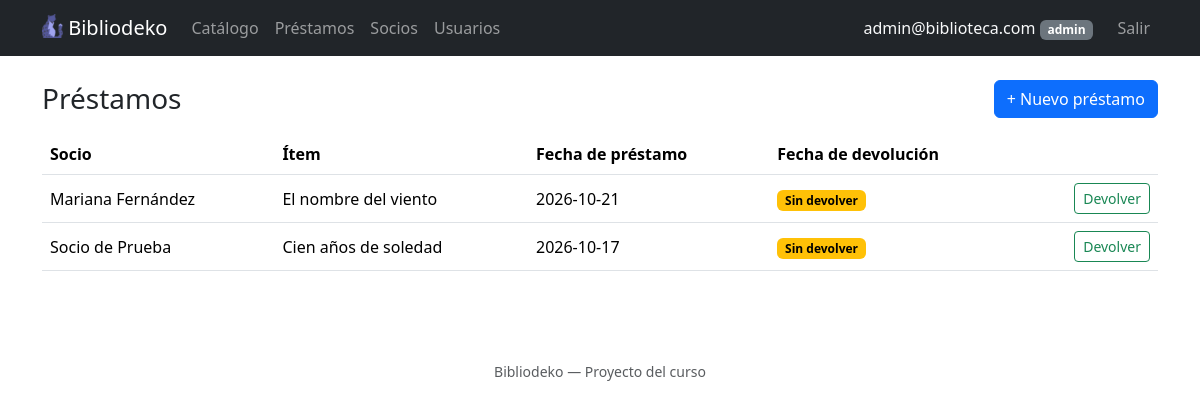
/index.php?accion=listarPrestamos (signed in), run on an earlier commit of the app's database.
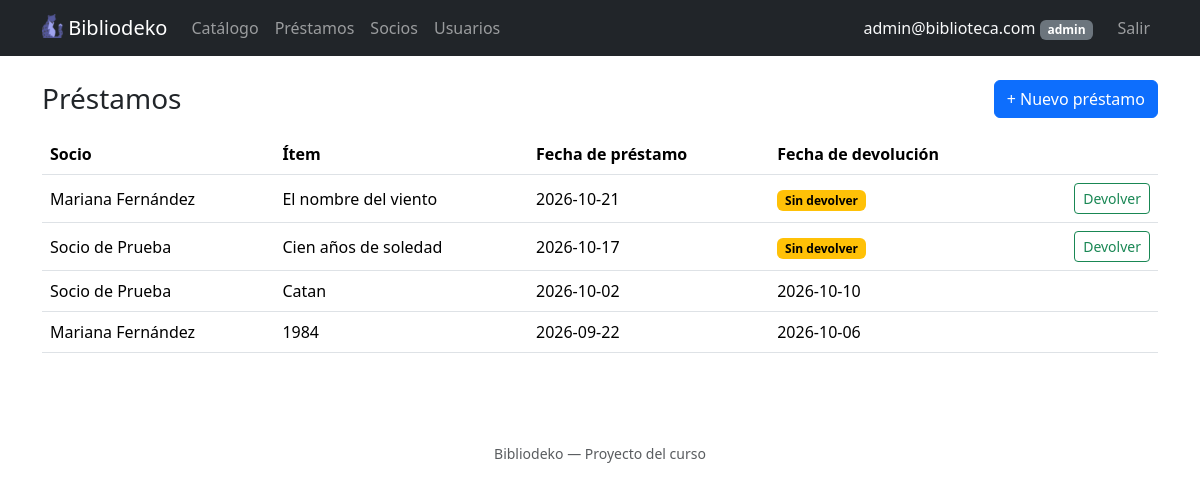
And on a later commit of the database.
### tables this page shows
CREATE TABLE IF NOT EXISTS prestamos (
    id              INT AUTO_INCREMENT PRIMARY KEY,
    socio_id        INT  NOT NULL,
    item_id         INT  NOT NULL,
    fecha_prestamo  DATE NOT NULL,
    fecha_devolucion DATE NULL,
    FOREIGN KEY (socio_id) REFERENCES socios(id) ON DELETE CASCADE,
    FOREIGN KEY (item_id) REFERENCES items(id) ON DELETE CASCADE
);

CREATE TABLE IF NOT EXISTS socios (
    id          INT AUTO_INCREMENT PRIMARY KEY,
    usuario_id  INT NOT NULL UNIQUE,
    nombre      VARCHAR(100) NOT NULL,
    direccion   VARCHAR(255) NOT NULL,
    telefono    VARCHAR(20)  NOT NULL,
    FOREIGN KEY (usuario_id) REFERENCES usuarios(id) ON DELETE CASCADE
);

CREATE TABLE IF NOT EXISTS items (
    id        INT AUTO_INCREMENT PRIMARY KEY,
    tipo      ENUM('libro', 'juego', 'proyecto') NOT NULL DEFAULT 'libro',
    titulo    VARCHAR(150) NOT NULL,
    autor     VARCHAR(100) NOT NULL,
    categoria VARCHAR(50)  NULL,
    stock     INT UNSIGNED NOT NULL DEFAULT 1,
    imagen    VARCHAR(100) NOT NULL DEFAULT 'default.png'
);

### controllers/PrestamoController.php (called while the page is built, shortened)
<?php
require_once __DIR__ . '/../models/Prestamo.php';
function listarPrestamos() {
    global $pdo;
    if (esAdmin()) {
        $prestamos = Prestamo::listar($pdo);
        $titulo = 'Préstamos';
    } else {
        $socio = Socio::buscarPorUsuarioId($pdo, $_SESSION['usuario']['id']);
        $prestamos = $socio ? Prestamo::listarPorSocio($pdo, $socio->getId()) : [];
        $titulo = 'Mis préstamos';
    }
    require __DIR__ . '/../views/prestamos/listar.php';
}

### helpers.php (called while the page is built, shortened)
<?php
function esAdmin() {
    return isset($_SESSION['usuario']) && $_SESSION['usuario']['rol'] === 'admin';
}

### models/Prestamo.php (called while the page is built, shortened)
<?php
class Prestamo {
    private $fechaPrestamo;
    private $fechaDevolucion;
    private $socioNombre;
    private $itemTitulo;
    public function __construct($id, $socioId, $itemId, $fechaPrestamo, $fechaDevolucion, $socioNombre, $itemTitulo) {
        $this->fechaPrestamo = $fechaPrestamo;
        $this->fechaDevolucion = $fechaDevolucion;
        $this->socioNombre = $socioNombre;
        $this->itemTitulo = $itemTitulo;
    }
    public function getFechaPrestamo() { return $this->fechaPrestamo; }
    public function getFechaDevolucion() { return $this->fechaDevolucion; }
    public function estaActivo() { return $this->fechaDevolucion === null; }
    public function getSocioNombre() { return $this->socioNombre; }
    public function getItemTitulo() { return $this->itemTitulo; }
    public static function listar($pdo) {
        $stmt = $pdo->prepare("
            SELECT p.id, p.socio_id, p.item_id, p.fecha_prestamo, p.fecha_devolucion,
                   s.nombre AS socio_nombre,
                   i.titulo AS item_titulo
            FROM prestamos p
            INNER JOIN socios s ON p.socio_id = s.id
            INNER JOIN items i ON p.item_id = i.id
            ORDER BY p.fecha_devolucion IS NULL DESC, p.fecha_prestamo DESC
        ");
        $stmt->execute();
        $filas = $stmt->fetchAll();
        $prestamos = [];
        foreach ($filas as $f) {
            $prestamos[] = new Prestamo($f['id'], $f['socio_id'], $f['item_id'], $f['fecha_prestamo'], $f['fecha_devolucion'], $f['socio_nombre'], $f['item_titulo']);
        }
        return $prestamos;
    }
}

### views/prestamos/listar.php (the view, shortened to what this page needs)
<?php require __DIR__ . '/../header.php'; ?>
<div class="d-flex justify-content-between align-items-center mb-3">
  <h1 class="h3 mb-0"><?= htmlspecialchars($titulo) ?></h1>
  <?php if (esAdmin()): ?>
    <a href="index.php?accion=formCrearPrestamo" class="btn btn-primary">+ Nuevo préstamo</a>
  <?php endif; ?>
</div>
<?php if (empty($prestamos)): ?>
  <div class="alert alert-secondary">No hay préstamos para mostrar.</div>
<?php else: ?>
  <table class="table align-middle">
    <thead>
      <tr>
        <?php if (esAdmin()): ?><th>Socio</th><?php endif; ?>
        <th>Ítem</th>
        <th>Fecha de préstamo</th>
        <th>Fecha de devolución</th>
        <?php if (esAdmin()): ?><th></th><?php endif; ?>
      </tr>
    </thead>
    <tbody>
      <?php foreach ($prestamos as $p): ?>
        <tr class="<?= $p->estaActivo() ? '' : 'text-muted' ?>">
          <?php if (esAdmin()): ?><td><?= htmlspecialchars($p->getSocioNombre()) ?></td><?php endif; ?>
          <td><?= htmlspecialchars($p->getItemTitulo()) ?></td>
          <td><?= htmlspecialchars($p->getFechaPrestamo()) ?></td>
          <td>
            <?php if ($p->estaActivo()): ?>
              <span class="badge text-bg-warning">Sin devolver</span>
            <?php else: ?>
              <?= htmlspecialchars($p->getFechaDevolucion()) ?>
            <?php endif; ?>
          </td>
          <?php if (esAdmin()): ?>
            <td class="text-end">
              <?php if ($p->estaActivo()): ?>
                <form method="POST" action="index.php?accion=devolverPrestamo" class="d-inline"
                  onsubmit="return confirm('¿Registrar la devolución de «<?= htmlspecialchars(addslashes($p->getItemTitulo())) ?>»?');">
                  <button type="submit" class="btn btn-sm btn-outline-success">Devolver</button>
                </form>
              <?php endif; ?>
            </td>
          <?php endif; ?>
        </tr>
      <?php endforeach; ?>
    </tbody>
  </table>
<?php endif; ?>
<?php require __DIR__ . '/../footer.php'; ?>

### index.php (shortened to what this page needs)
<?php
require_once __DIR__ . '/conexion.php';
require_once __DIR__ . '/helpers.php';
require_once __DIR__ . '/controllers/PrestamoController.php';
$accion = $_GET['accion'] ?? 'listarItems';
switch ($accion) {
    case 'listarPrestamos':
        listarPrestamos();
        break;
}

### views/header.php (shortened to what this page needs)
<!DOCTYPE html>
<html lang="es">
<head>
  <link href="https://cdn.jsdelivr.net/npm/bootstrap@5.3.3/dist/css/bootstrap.min.css" rel="stylesheet">
</head>
<body>
  <nav class="navbar navbar-expand-md navbar-dark bg-dark mb-4">
    <div class="container">
      <a class="navbar-brand" href="index.php?accion=listarItems">
        <img src="views/imagenes/favicon.ico" alt="Logo" height="24" class="d-inline-block align-text-top pr-4">
        Bibliodeko
      </a>
      <div class="collapse navbar-collapse" id="nav">
        <ul class="navbar-nav me-auto">
          <li class="nav-item"><a class="nav-link" href="index.php?accion=listarItems">Catálogo</a></li>
          <?php if (isset($_SESSION['usuario'])): ?>
            <li class="nav-item"><a class="nav-link" href="index.php?accion=listarPrestamos"><?= esAdmin() ? 'Préstamos' : 'Mis préstamos' ?></a></li>
          <?php endif; ?>
          <?php if (esAdmin()): ?>
            <li class="nav-item"><a class="nav-link" href="index.php?accion=listarSocios">Socios</a></li>
            <li class="nav-item"><a class="nav-link" href="index.php?accion=listarUsuarios">Usuarios</a></li>
          <?php endif; ?>
        </ul>
        <ul class="navbar-nav">
          <?php if (isset($_SESSION['usuario'])): ?>
            <li class="nav-item d-flex align-items-center">
              <span class="navbar-text text-light me-3">
                <?= htmlspecialchars($_SESSION['usuario']['email']) ?>
                <span class="badge text-bg-secondary"><?= htmlspecialchars($_SESSION['usuario']['rol']) ?></span>
              </span>
            </li>
            <li class="nav-item"><a class="nav-link" href="index.php?accion=logout">Salir</a></li>
          <?php else: ?>
            <li class="nav-item"><a class="nav-link" href="index.php?accion=login">Iniciar sesión</a></li>
          <?php endif; ?>
        </ul>
      </div>
    </div>
  </nav>
  <div class="container pb-5">

### views/footer.php (shortened to what this page needs)
</div>
<footer class="text-center text-muted py-4">
  <small>Bibliodeko &mdash; Proyecto del curso</small>
</footer>
</body>
</html>

What changed in the data, as far as the page shows it:
added prestamos: socio.nombre "Socio de Prueba", item.titulo "Catan", fecha_prestamo "2026-10-02", fecha_devolucion "2026-10-10"
added prestamos: socio.nombre "Mariana Fernández", item.titulo "1984", fecha_prestamo "2026-09-22", fecha_devolucion "2026-10-06"
